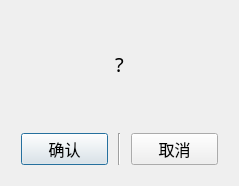
<?xml version="1.0" encoding="UTF-8"?>
<ui version="4.0">
 <class>Dialog_popup</class>
 <widget class="QDialog" name="Dialog_popup">
  <property name="geometry">
   <rect>
    <x>0</x>
    <y>0</y>
    <width>239</width>
    <height>186</height>
   </rect>
  </property>
  <property name="windowTitle">
   <string>Dialog</string>
  </property>
  <layout class="QGridLayout" name="gridLayout">
   <item row="0" column="0">
    <layout class="QHBoxLayout" name="horizontalLayout">
     <item>
      <spacer name="horizontalSpacer">
       <property name="orientation">
        <enum>Qt::Horizontal</enum>
       </property>
       <property name="sizeType">
        <enum>QSizePolicy::Fixed</enum>
       </property>
       <property name="sizeHint" stdset="0">
        <size>
         <width>40</width>
         <height>20</height>
        </size>
       </property>
      </spacer>
     </item>
     <item>
      <widget class="QLabel" name="label_text">
       <property name="sizePolicy">
        <sizepolicy hsizetype="Preferred" vsizetype="Expanding">
         <horstretch>0</horstretch>
         <verstretch>0</verstretch>
        </sizepolicy>
       </property>
       <property name="font">
        <font>
         <family>Microsoft YaHei</family>
         <pointsize>15</pointsize>
         <weight>50</weight>
         <bold>false</bold>
        </font>
       </property>
       <property name="text">
        <string>?</string>
       </property>
       <property name="alignment">
        <set>Qt::AlignCenter</set>
       </property>
      </widget>
     </item>
     <item>
      <spacer name="horizontalSpacer_2">
       <property name="orientation">
        <enum>Qt::Horizontal</enum>
       </property>
       <property name="sizeType">
        <enum>QSizePolicy::Fixed</enum>
       </property>
       <property name="sizeHint" stdset="0">
        <size>
         <width>40</width>
         <height>20</height>
        </size>
       </property>
      </spacer>
     </item>
    </layout>
   </item>
   <item row="1" column="0">
    <layout class="QHBoxLayout" name="horizontalLayout_2">
     <property name="spacing">
      <number>10</number>
     </property>
     <property name="leftMargin">
      <number>10</number>
     </property>
     <property name="topMargin">
      <number>10</number>
     </property>
     <property name="rightMargin">
      <number>10</number>
     </property>
     <property name="bottomMargin">
      <number>10</number>
     </property>
     <item>
      <widget class="QPushButton" name="pushButton_Y">
       <property name="font">
        <font>
         <pointsize>12</pointsize>
        </font>
       </property>
       <property name="text">
        <string>确认</string>
       </property>
      </widget>
     </item>
     <item>
      <widget class="Line" name="line">
       <property name="orientation">
        <enum>Qt::Vertical</enum>
       </property>
      </widget>
     </item>
     <item>
      <widget class="QPushButton" name="pushButton_N">
       <property name="font">
        <font>
         <pointsize>12</pointsize>
        </font>
       </property>
       <property name="text">
        <string>取消</string>
       </property>
      </widget>
     </item>
    </layout>
   </item>
  </layout>
 </widget>
 <resources/>
 <connections/>
</ui>
